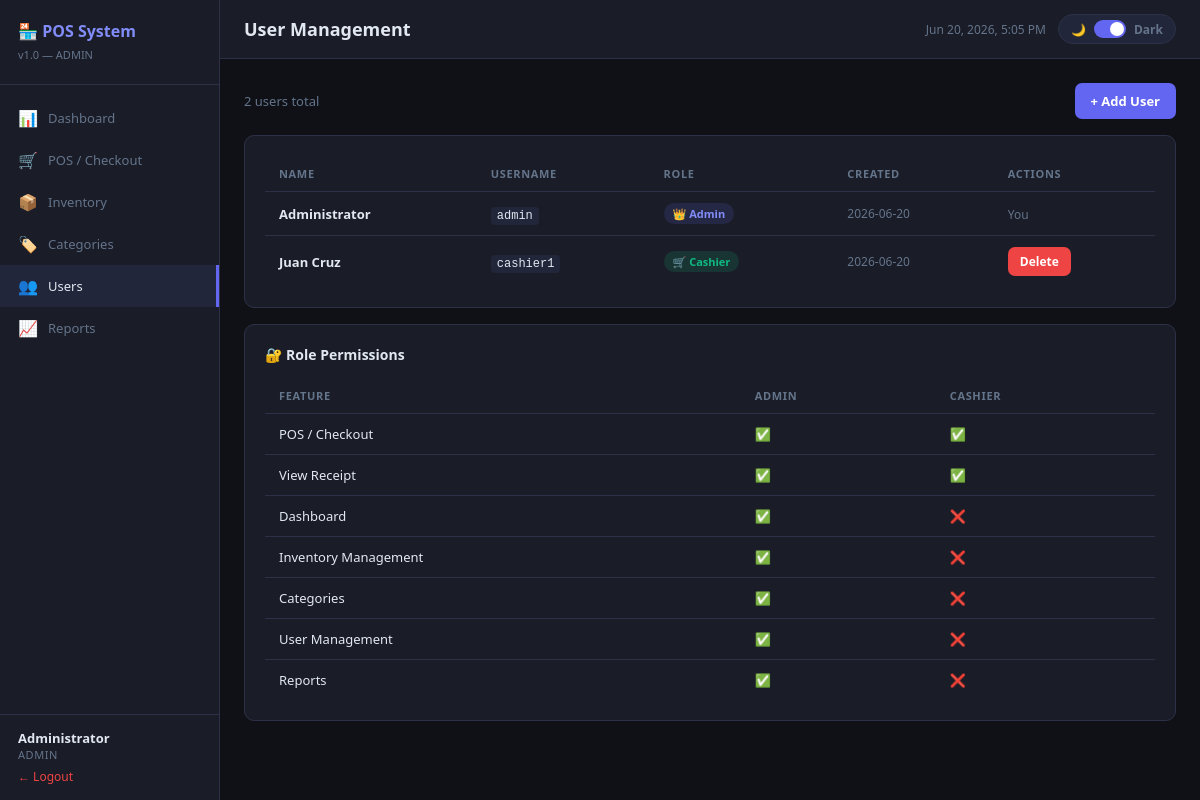
The app's page /users (signed in) with its own data.
### tables this page shows
CREATE TABLE users (
            id INTEGER PRIMARY KEY AUTOINCREMENT,
            username TEXT UNIQUE NOT NULL,
            password TEXT NOT NULL,
            role TEXT NOT NULL DEFAULT 'cashier',
            full_name TEXT,
            created_at TIMESTAMP DEFAULT CURRENT_TIMESTAMP
        );

### app.py (the view)
@app.route('/users')
@admin_required
def users():
    conn = get_db()
    users = conn.execute("SELECT id, username, role, full_name, created_at FROM users").fetchall()
    conn.close()
    return render_template('users.html', users=users)

### app.py (called while the page is built)
def get_db():
    conn = sqlite3.connect(DB)
    conn.row_factory = sqlite3.Row
    return conn

def admin_required(f):
    from functools import wraps
    @wraps(f)
    def decorated(*args, **kwargs):
        if 'user_id' not in session:
            return redirect(url_for('login'))
        if session.get('role') != 'admin':
            flash('Admin access required.', 'error')
            return redirect(url_for('pos'))
        return f(*args, **kwargs)
    return decorated

### templates/users.html (shortened to what this page needs)
{% extends 'base.html' %}
{% block page_title %}User Management{% endblock %}
{% block content %}
<div class="flex-between mb-16">
  <div style="font-size:13px;color:var(--muted);">{{ users|length }} users total</div>
  <button class="btn btn-primary" onclick="openModal('addModal')">+ Add User</button>
</div>
<div class="card">
  <div class="table-wrap">
    <table>
      <thead><tr><th>Name</th><th>Username</th><th>Role</th><th>Created</th><th>Actions</th></tr></thead>
      <tbody>
        {% for u in users %}
        <tr>
          <td><strong>{{ u.full_name or 'N/A' }}</strong></td>
          <td><code style="background:var(--surface2);padding:2px 6px;border-radius:4px;font-size:12px;">{{ u.username }}</code></td>
          <td>
            {% if u.role == 'admin' %}
              <span class="badge badge-info">👑 Admin</span>
            {% else %}
              <span class="badge badge-success">🛒 Cashier</span>
            {% endif %}
          </td>
          <td style="color:var(--muted);font-size:12px;">{{ u.created_at[:10] if u.created_at else '—' }}</td>
          <td>
            {% if u.id != session.user_id %}
            <form method="post" action="{{ url_for('delete_user', uid=u.id) }}" onsubmit="return confirm('Delete user {{ u.username }}?')">
              <button type="submit" class="btn btn-sm btn-danger">Delete</button>
            </form>
            {% else %}
              <span style="font-size:12px;color:var(--muted);">You</span>
            {% endif %}
          </td>
        </tr>
        {% endfor %}
      </tbody>
    </table>
  </div>
</div>
<div class="card" style="margin-top:16px;">
  <div class="section-title">🔐 Role Permissions</div>
  <table>
    <thead><tr><th>Feature</th><th>Admin</th><th>Cashier</th></tr></thead>
    <tbody>
      {% for feat, a, c in [
        ('POS / Checkout', '✅', '✅'),
        ('View Receipt', '✅', '✅'),
        ('Dashboard', '✅', '❌'),
        ('Inventory Management', '✅', '❌'),
        ('Categories', '✅', '❌'),
        ('User Management', '✅', '❌'),
        ('Reports', '✅', '❌'),
      ] %}
      <tr><td>{{ feat }}</td><td>{{ a }}</td><td>{{ c }}</td></tr>
      {% endfor %}
    </tbody>
  </table>
</div>
{% endblock %}

### templates/base.html (shortened to what this page needs)
<!DOCTYPE html>
<html lang="en" data-theme="dark">
<head>
</head>
<body>
<div class="layout">
  <div class="sidebar">
    <div class="sidebar-brand">
      <h2>🏪 POS System</h2>
      <span>v1.0 — {{ session.get('role','') | upper }}</span>
    </div>
    <nav class="nav">
      {% if session.get('role')=='admin' %}
      <a href="{{ url_for('dashboard') }}" class="{{ 'active' if request.endpoint=='dashboard' }}">
        <span class="nav-icon">📊</span> Dashboard
      </a>
      {% endif %}
      <a href="{{ url_for('pos') }}" class="{{ 'active' if request.endpoint=='pos' }}">
        <span class="nav-icon">🛒</span> POS / Checkout
      </a>
      {% if session.get('role')=='admin' %}
      <a href="{{ url_for('inventory') }}" class="{{ 'active' if request.endpoint=='inventory' }}">
        <span class="nav-icon">📦</span> Inventory
      </a>
      <a href="{{ url_for('categories') }}" class="{{ 'active' if request.endpoint=='categories' }}">
        <span class="nav-icon">🏷️</span> Categories
      </a>
      <a href="{{ url_for('users') }}" class="{{ 'active' if request.endpoint=='users' }}">
        <span class="nav-icon">👥</span> Users
      </a>
      <a href="{{ url_for('reports') }}" class="{{ 'active' if request.endpoint=='reports' }}">
        <span class="nav-icon">📈</span> Reports
      </a>
      {% endif %}
    </nav>
    <div class="sidebar-user">
      <div class="name">{{ session.get('full_name','User') }}</div>
      <div class="role">{{ session.get('role','') }}</div>
      <a href="{{ url_for('logout') }}">← Logout</a>
    </div>
  </div>
  <div class="main">
    <div class="topbar">
      <h1>{% block page_title %}POS{% endblock %}</h1>
      <div class="topbar-right">
        <div style="font-size:12px;color:var(--muted);" id="clock"></div>
        <div class="theme-toggle" onclick="toggleTheme()" title="Toggle Dark/Light Mode">
          <span id="themeIcon">🌙</span>
          <div class="toggle-track"><div class="toggle-thumb"></div></div>
          <span id="themeLabel">Dark</span>
        </div>
      </div>
    </div>
    <div class="page-content">
      {% block content %}{% endblock %}
    </div>
  </div>
</div>
</body>
</html>

### templates/base.html (style rules this page uses)
[data-theme="dark"] { --bg: #0f1117; --surface: #1a1d27; --surface2: #22263a; --border: #2d3148; --text: #e2e8f0; --muted: #64748b; --shadow: rgba(0,0,0,.4); }
:root { --accent: #6366f1; --accent2: #818cf8; --success: #10b981; --warning: #f59e0b; --danger: #ef4444; --radius: 10px; --font: 'Segoe UI', system-ui, sans-serif; }
* { margin:0;padding:0;box-sizing:border-box; }
body { background:var(--bg);color:var(--text);font-family:var(--font);min-height:100vh;transition:background .2s,color .2s; }
a { color:var(--accent2);text-decoration:none; }
.theme-toggle { display:flex;align-items:center;gap:8px; background:var(--surface2);border:1px solid var(--border); border-radius:20px;padding:5px 12px;cursor:pointer; font-size:12px;font-weight:600;color:var(--muted); transition:.15s;user-select:none; }
.toggle-track { width:32px;height:18px;background:var(--border);border-radius:20px; position:relative;transition:.2s;flex-shrink:0; }
[data-theme="dark"] .toggle-track { background:var(--accent); }
.toggle-thumb { width:14px;height:14px;background:#fff;border-radius:50%; position:absolute;top:2px;left:2px;transition:.2s; }
[data-theme="dark"] .toggle-thumb { left:16px; }
.layout { display:flex;min-height:100vh; }
.sidebar { width:220px;background:var(--surface);border-right:1px solid var(--border);display:flex;flex-direction:column;position:fixed;height:100vh;z-index:100;transition:background .2s,border-color .2s; }
.sidebar-brand { padding:20px 18px;border-bottom:1px solid var(--border); }
.sidebar-brand h2 { font-size:16px;font-weight:700;color:var(--accent2); }
.sidebar-brand span { font-size:11px;color:var(--muted); }
.nav { padding:12px 0;flex:1; }
.nav a { display:flex;align-items:center;gap:10px;padding:10px 18px;color:var(--muted);font-size:13px;font-weight:500;transition:.15s; }
.nav a:hover,.nav a.active { color:var(--text);background:var(--surface2); }
.nav a.active { border-right:3px solid var(--accent); }
.nav-icon { font-size:16px;width:20px;text-align:center; }
.sidebar-user { padding:14px 18px;border-top:1px solid var(--border); }
.sidebar-user .name { font-size:13px;font-weight:600; }
.sidebar-user .role { font-size:11px;color:var(--muted);text-transform:uppercase;letter-spacing:.05em; }
.sidebar-user a { font-size:12px;color:var(--danger);margin-top:6px;display:inline-block; }
.main { margin-left:220px;flex:1;display:flex;flex-direction:column; }
.topbar { background:var(--surface);border-bottom:1px solid var(--border);padding:14px 24px;display:flex;align-items:center;justify-content:space-between;gap:12px;transition:background .2s; }
.topbar h1 { font-size:18px;font-weight:600; }
.topbar-right { display:flex;align-items:center;gap:12px; }
.page-content { padding:24px; }
.card { background:var(--surface);border:1px solid var(--border);border-radius:var(--radius);padding:20px;transition:background .2s,border-color .2s; }
.table-wrap { overflow-x:auto; }
table { width:100%;border-collapse:collapse;font-size:13px; }
th { padding:10px 14px;text-align:left;font-size:11px;font-weight:600;color:var(--muted);text-transform:uppercase;letter-spacing:.06em;border-bottom:1px solid var(--border); }
td { padding:11px 14px;border-bottom:1px solid var(--border); }
tr:last-child td { border-bottom:none; }
.btn { display:inline-flex;align-items:center;gap:6px;padding:9px 16px;border:none;border-radius:7px;font-size:13px;font-weight:600;cursor:pointer;transition:.15s;font-family:inherit;text-decoration:none; }
.btn-primary { background:var(--accent);color:#fff; }
.btn-danger { background:var(--danger);color:#fff; }
.btn-sm { padding:6px 12px;font-size:12px; }
.badge { display:inline-flex;align-items:center;padding:3px 9px;border-radius:20px;font-size:11px;font-weight:600; }
.badge-success { background:rgba(16,185,129,.15);color:#10b981; }
.badge-info { background:rgba(99,102,241,.15);color:#818cf8; }
.section-title { font-size:14px;font-weight:700;margin-bottom:14px;display:flex;align-items:center;justify-content:space-between; }
.mb-16 { margin-bottom:16px; }
.flex-between { display:flex;align-items:center;justify-content:space-between; }

### records on screen
users: get "Administrator", full_name "Administrator", username "admin", role "👑 Admin", created_at "2026-06-20", shows "You"
users: full_name "Juan Cruz", username "cashier1", role "🛒 Cashier", created_at "2026-06-20"

### other values on screen
{{ session.get('role','') | upper }} "ADMIN"
{{ session.get('role','') }} "ADMIN"
{{ users|length }} "2"
{{ feat }} "POS / Checkout" "View Receipt" "Dashboard" "Inventory Management" "Categories" "User Management" "Reports"
{{ a }} "✅" "✅" "✅" "✅" "✅" "✅" "✅"
{{ c }} "✅" "✅" "❌" "❌" "❌" "❌" "❌"
